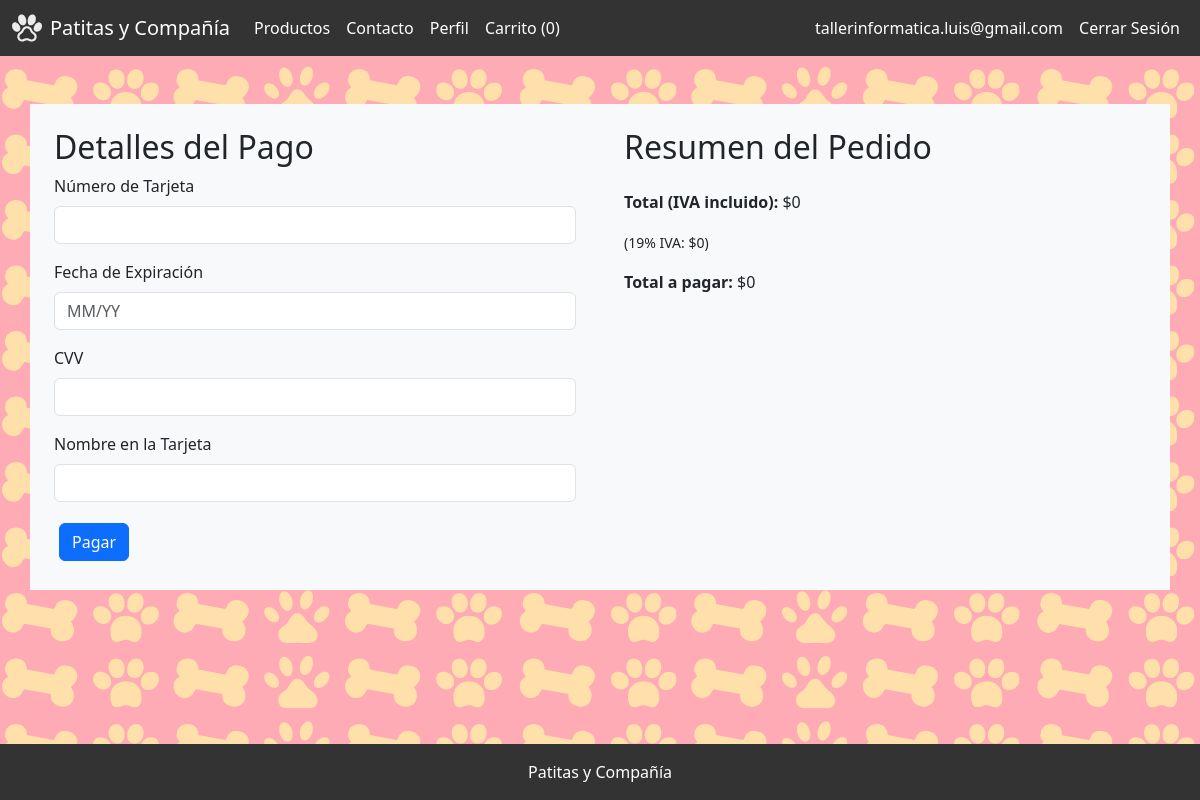
The app's page /checkout/ (signed in), older data.
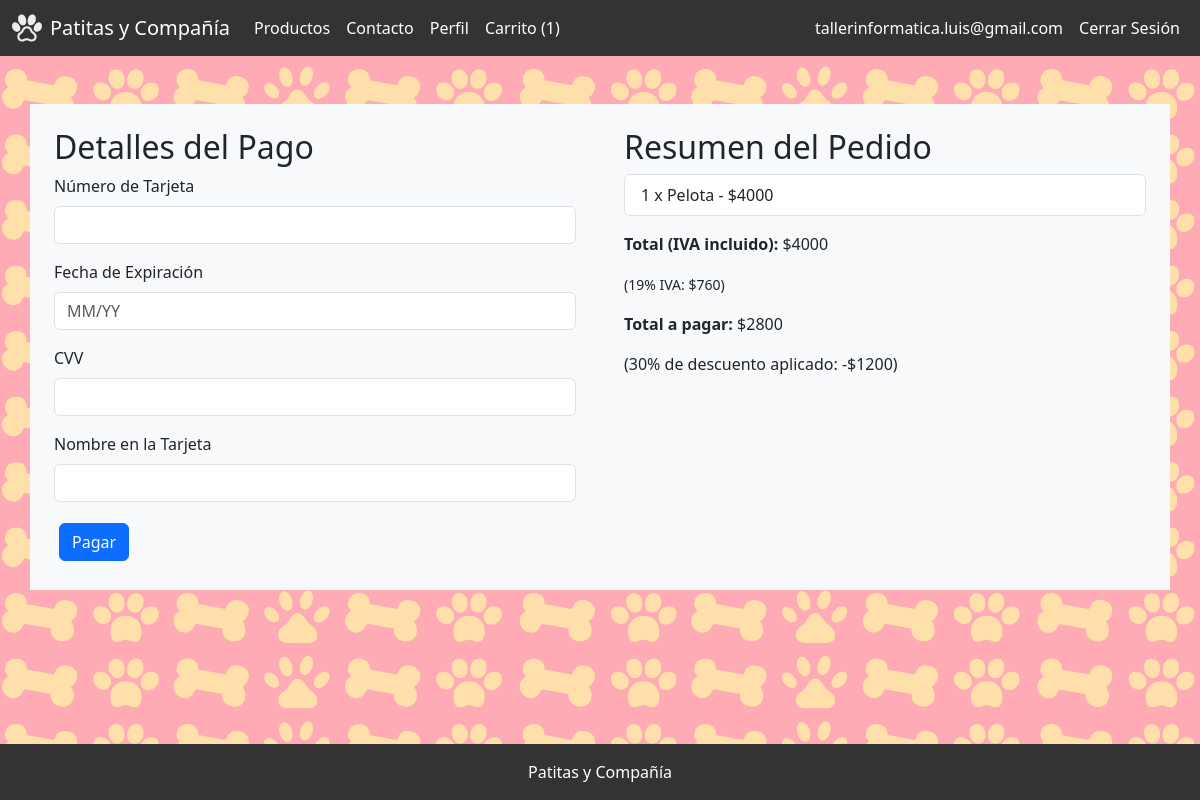
The same page, newer data.
### patitasYCompania/models.py (models this page shows, shortened)
class CartItem(models.Model):
    user = models.ForeignKey(User, on_delete=models.CASCADE)
    producto = models.ForeignKey(Producto, on_delete=models.CASCADE)
    quantity = models.PositiveIntegerField(default=1)

class Producto(models.Model):
    nombre = models.CharField(max_length=100)
    precio = models.DecimalField(max_digits=10, decimal_places=0)
    descripcion = models.TextField()
    foto = models.ImageField(upload_to='productos/')

### patitasYCompania/views.py (the view, shortened to what this page needs)
# urls.py: path('checkout/', views.checkout, name='checkout'),
@login_required
def checkout(request):
    cart_items = CartItem.objects.filter(user=request.user)
    subtotal = sum(Decimal(item.producto.precio) * item.quantity for item in cart_items)
    iva = subtotal * Decimal('0.19')
    total_iva = subtotal
    if not request.user.profile.has_purchased:
        descuento = total_iva * Decimal('0.30')
        total_con_descuento = total_iva - descuento
    else:
        descuento = Decimal('0')
        total_con_descuento = total_iva
    subtotal = str(int(subtotal))
    iva = str(int(iva))
    total_iva = str(int(total_iva))
    total_con_descuento = str(int(total_con_descuento))
    descuento = str(int(descuento))
    return render(request, 'patitasYCompania/checkout.html', {
        'cart_items': cart_items,
        'subtotal': subtotal,
        'total_iva': total_iva,
        'iva': iva,
        'descuento': descuento,
        'total_con_descuento': total_con_descuento,
    })

### patitasYCompania/templates/patitasycompania/checkout.html (shortened to what this page needs)
{% extends 'patitasYCompania/base.html' %}
{% block content %}
<div class="container mt-5">
  <div class="row">
    <div class="col-md-6 bg-light p-4">
      <h2>Detalles del Pago</h2>
      <form method="post">
        <div class="mb-3">
          <label for="card_number" class="form-label">Número de Tarjeta</label>
          <input type="text" class="form-control" id="card_number" name="card_number" required />
        </div>
        <div class="mb-3">
          <label for="expiry_date" class="form-label">Fecha de Expiración</label>
          <input type="text" class="form-control" id="expiry_date" name="expiry_date" placeholder="MM/YY" required />
        </div>
        <div class="mb-3">
          <label for="cvv" class="form-label">CVV</label>
          <input type="text" class="form-control" id="cvv" name="cvv" required />
        </div>
        <div class="mb-3">
          <label for="name_on_card" class="form-label">Nombre en la Tarjeta</label>
          <input type="text" class="form-control" id="name_on_card" name="name_on_card" required />
        </div>
        <button type="submit" class="btn btn-primary">Pagar</button>
      </form>
    </div>
    <div class="col-md-6 bg-light p-4">
      <h2>Resumen del Pedido</h2>
      <ul class="list-group">
        {% for item in cart_items %}
        <li class="list-group-item">
          {{ item.quantity }} x {{ item.producto.nombre }} - ${{ item.producto.precio }}
        </li>
        {% endfor %}
      </ul>
      <div class="mt-3">
        <p><strong>Total (IVA incluido):</strong> ${{ subtotal }}</p>
        <p><small>(19% IVA: ${{ iva }})</small></p>
        <p><strong>Total a pagar:</strong> ${{ total_con_descuento }}</p>
        {% with descuento_valido=descuento|add:0 %}
        {% if descuento_valido > 0 %}
        <p>(30% de descuento aplicado: -${{ descuento_valido }})</p>
        {% endif %}
        {% endwith %}
      </div>
    </div>
  </div>
</div>
{% endblock %}

### patitasYCompania/templates/patitasycompania/navbar.html (shortened to what this page needs)
{% load static %}
<nav class="navbar navbar-expand-lg">
    <div class="container-fluid">
        <a class="navbar-brand d-flex align-items-center" href="{% url 'index' %}">
            <img src="{% static 'img/logo.svg' %}" alt="Logo" width="30" height="30" class="d-inline-block align-text-top me-2">
            <span style="color: #fff;">Patitas y Compañía</span>
        </a>
        <div class="collapse navbar-collapse" id="navbarNav">
            <ul class="navbar-nav me-auto mb-2 mb-lg-0">
                <li class="nav-item">
                    <a class="nav-link" href="{% url 'product_list' %}">Productos</a>
                </li>
                <li class="nav-item">
                    <a class="nav-link" href="{% url 'contact' %}">Contacto</a>
                </li>
                {% if user.is_authenticated %}
                    <li class="nav-item">
                        <a class="nav-link" href="{% url 'user_profile' %}">Perfil</a>
                    </li>
                    <li class="nav-item">
                        <a class="nav-link" href="{% url 'cart' %}">
                            Carrito
                            {% if user.is_authenticated %}
                                ({{ request.user.cartitem_set.count }})
                            {% endif %}
                        </a>
                    </li>
                {% endif %}
            </ul>
            <ul class="navbar-nav">
                {% if user.is_authenticated %}
                    <li class="nav-item">
                        <a class="nav-link" href="{% url 'user_profile' %}">{{ user.email }}</a>
                    </li>
                    <li class="nav-item">
                        <a class="nav-link" href="{% url 'logout' %}">Cerrar Sesión</a>
                    </li>
                {% endif %}
            </ul>
        </div>
    </div>
</nav>

Row changes from the older to the newer data that the page shows:
added CartItem: quantity "1", producto.nombre "Pelota", producto.precio "4000"
Text that changed along with them:
{{ request.user.cartitem_set.count }}: "0" → "1"
{{ subtotal }}: "0" → "4000"
{{ iva }}: "0" → "760"
{{ total_con_descuento }}: "0" → "2800"
{{ descuento_valido }}: (not shown) → "1200"
text now shown: "(30% de descuento aplicado: -$ )"
